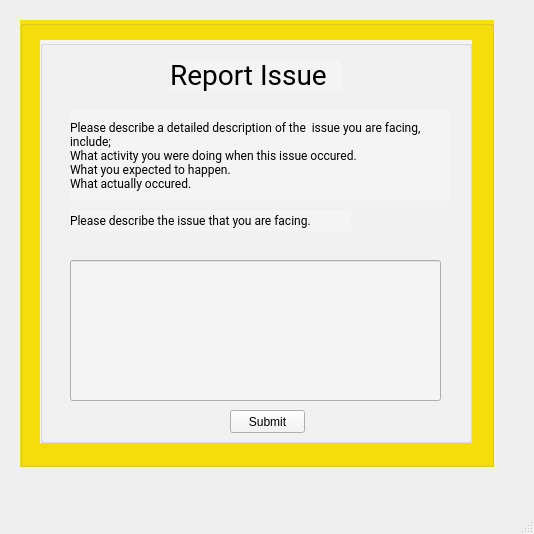
<?xml version="1.0" encoding="UTF-8"?>
<ui version="4.0">
 <class>MainWindow</class>
 <widget class="QMainWindow" name="MainWindow">
  <property name="geometry">
   <rect>
    <x>0</x>
    <y>0</y>
    <width>534</width>
    <height>534</height>
   </rect>
  </property>
  <property name="windowTitle">
   <string>MainWindow</string>
  </property>
  <widget class="QWidget" name="centralwidget">
   <widget class="QGroupBox" name="groupBox">
    <property name="geometry">
     <rect>
      <x>20</x>
      <y>20</y>
      <width>474</width>
      <height>447</height>
     </rect>
    </property>
    <property name="styleSheet">
     <string notr="true">
background-color: rgb(248, 224, 11);</string>
    </property>
    <property name="title">
     <string/>
    </property>
    <widget class="QGroupBox" name="groupBox_2">
     <property name="geometry">
      <rect>
       <x>20</x>
       <y>20</y>
       <width>432</width>
       <height>403</height>
      </rect>
     </property>
     <property name="styleSheet">
      <string notr="true">background-color: rgb(244, 244, 244);</string>
     </property>
     <property name="title">
      <string/>
     </property>
     <widget class="QLabel" name="label">
      <property name="geometry">
       <rect>
        <x>130</x>
        <y>20</y>
        <width>171</width>
        <height>31</height>
       </rect>
      </property>
      <property name="styleSheet">
       <string notr="true">
font-family: Roboto;
font-style: normal;
font-weight: normal;
font-size: 28px;
line-height: 33px;
</string>
      </property>
      <property name="text">
       <string>Report Issue</string>
      </property>
     </widget>
     <widget class="QLabel" name="label_2">
      <property name="geometry">
       <rect>
        <x>30</x>
        <y>70</y>
        <width>381</width>
        <height>91</height>
       </rect>
      </property>
      <property name="styleSheet">
       <string notr="true">font-family: Roboto;
font-style: normal;
font-weight: normal;
font-size: 12px;
line-height: 14px;

</string>
      </property>
      <property name="text">
       <string>Please describe a detailed description of the  issue you are facing,
include;
What activity you were doing when this issue occured.
What you expected to happen. 
What actually occured.</string>
      </property>
     </widget>
     <widget class="QLabel" name="label_3">
      <property name="geometry">
       <rect>
        <x>30</x>
        <y>170</y>
        <width>281</width>
        <height>21</height>
       </rect>
      </property>
      <property name="styleSheet">
       <string notr="true">font-family: Roboto;
font-style: normal;
font-weight: normal;
font-size: 12px;
line-height: 14px;

color: #000000;</string>
      </property>
      <property name="text">
       <string>Please describe the issue that you are facing.</string>
      </property>
     </widget>
     <widget class="QLineEdit" name="lineEdit">
      <property name="geometry">
       <rect>
        <x>30</x>
        <y>220</y>
        <width>371</width>
        <height>141</height>
       </rect>
      </property>
     </widget>
     <widget class="QPushButton" name="pushButton">
      <property name="geometry">
       <rect>
        <x>190</x>
        <y>370</y>
        <width>75</width>
        <height>23</height>
       </rect>
      </property>
      <property name="text">
       <string>Submit</string>
      </property>
     </widget>
    </widget>
   </widget>
  </widget>
  <widget class="QMenuBar" name="menubar">
   <property name="geometry">
    <rect>
     <x>0</x>
     <y>0</y>
     <width>534</width>
     <height>21</height>
    </rect>
   </property>
  </widget>
  <widget class="QStatusBar" name="statusbar"/>
 </widget>
 <resources/>
 <connections/>
</ui>
